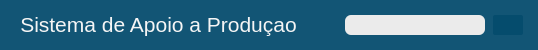
            <widget class="QFrame" name="frmTopo">
             <property name="minimumSize">
              <size>
               <width>0</width>
               <height>50</height>
              </size>
             </property>
             <property name="maximumSize">
              <size>
               <width>16777215</width>
               <height>50</height>
              </size>
             </property>
             <property name="styleSheet">
              <string notr="true">color: rgb(248, 248, 248);
background-color: rgba(0, 72, 106,187)</string>
             </property>
             <property name="frameShape">
              <enum>QFrame::NoFrame</enum>
             </property>
             <property name="frameShadow">
              <enum>QFrame::Plain</enum>
             </property>
             <layout class="QHBoxLayout" name="horizontalLayout_4">
              <property name="spacing">
               <number>8</number>
              </property>
              <property name="leftMargin">
               <number>5</number>
              </property>
              <property name="topMargin">
               <number>0</number>
              </property>
              <property name="rightMargin">
               <number>15</number>
              </property>
              <property name="bottomMargin">
               <number>0</number>
              </property>
              <item>
               <spacer name="horizontalSpacer_3">
                <property name="orientation">
                 <enum>Qt::Horizontal</enum>
                </property>
                <property name="sizeType">
                 <enum>QSizePolicy::Fixed</enum>
                </property>
                <property name="sizeHint" stdset="0">
                 <size>
                  <width>15</width>
                  <height>20</height>
                 </size>
                </property>
               </spacer>
              </item>
              <item>
               <widget class="QLabel" name="lblLogo">
                <property name="font">
                 <font>
                  <family>SansSerif</family>
                  <pointsize>16</pointsize>
                  <weight>50</weight>
                  <italic>false</italic>
                  <bold>false</bold>
                 </font>
                </property>
                <property name="styleSheet">
                 <string notr="true">color: rgb(245, 245, 245);
background:none;
font: 16pt &quot;SansSerif&quot;;</string>
                </property>
                <property name="text">
                 <string>&lt;html&gt;&lt;head/&gt;&lt;body&gt;&lt;p align=&quot;center&quot;&gt;Sistema de Apoio a Produçao&lt;/p&gt;&lt;/body&gt;&lt;/html&gt;</string>
                </property>
               </widget>
              </item>
              <item>
               <spacer name="horizontalSpacer">
                <property name="orientation">
                 <enum>Qt::Horizontal</enum>
                </property>
                <property name="sizeHint" stdset="0">
                 <size>
                  <width>40</width>
                  <height>20</height>
                 </size>
                </property>
               </spacer>
              </item>
              <item>
               <widget class="QLineEdit" name="lineEdit">
                <property name="minimumSize">
                 <size>
                  <width>140</width>
                  <height>20</height>
                 </size>
                </property>
                <property name="maximumSize">
                 <size>
                  <width>170</width>
                  <height>20</height>
                 </size>
                </property>
                <property name="styleSheet">
                 <string notr="true">QLineEdit{
	color: rgb(56, 56, 83);
	border-radius:6px ;
	background-color: rgb(235, 235, 235);
	
	border-color: rgb(85, 170, 255);

}

QLineEdit:hover{
	
	border-bottom:2px inside;
	
	background-color: rgb(180, 200, 255);
	color: rgb(44, 44, 65);

}</string>
                </property>
               </widget>
              </item>
              <item alignment="Qt::AlignHCenter">
               <widget class="QPushButton" name="btnBusca">
                <property name="minimumSize">
                 <size>
                  <width>30</width>
                  <height>20</height>
                 </size>
                </property>
                <property name="maximumSize">
                 <size>
                  <width>30</width>
                  <height>20</height>
                 </size>
                </property>
                <property name="styleSheet">
                 <string notr="true">image: url(:/imgs/imgs/search_right [#1507].png);
border-radius:2px;</string>
                </property>
                <property name="text">
                 <string/>
                </property>
               </widget>
              </item>
             </layout>
            </widget>
